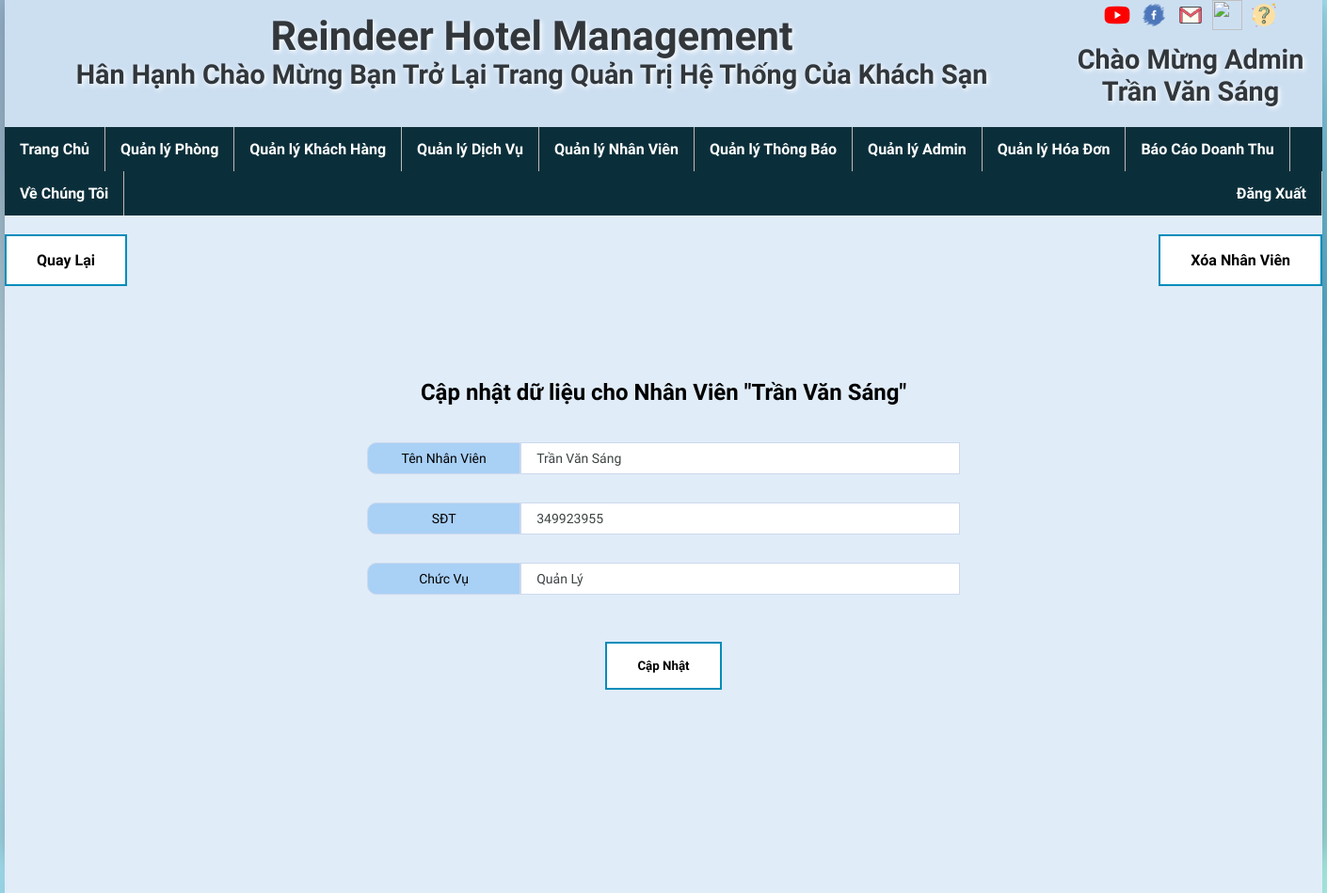
The page /index.php?url=NhanVien/SuaNV.php&maNV=3 (signed in) on the database its author committed.
### tables this page shows
CREATE TABLE `nhanvien` (
  `MaNV` int(11) NOT NULL,
  `TenNV` text NOT NULL,
  `SDT` int(20) NOT NULL,
  `ChucVu` text NOT NULL
);

### NhanVien/SuaNV.php (the view, shortened to what this page needs)
<?php
    $maNV=$_GET["maNV"];
    $sql = "SELECT * FROM nhanvien WHERE MaNV=$maNV";
    $thucthi = mysqli_query($ketnoisql,$sql);
    $dulieu = mysqli_fetch_array($thucthi);
 ?>
<div class="thanhtrangthai">
    <a class="button button2" style="float:left" href='index.php?url=NhanVien/QuanLyNV.php'>Quay Lại</a>
    <a class='button button2' style="float:right" onclick="return confirm('Bạn có chắc chắn xóa mục này không?')" href="index.php?url=NhanVien/XoaNV.php&maNV=<?php echo $dulieu[0]?>">Xóa Nhân Viên</a>
</div>
<div class="noidung">
<form action= "" method="Post">
    <h2>Cập nhật dữ liệu cho Nhân Viên "<?php echo $dulieu[1] ?>"</h2> <br>
        <div class="nhomform">
            <span>Tên Nhân Viên</span>
            <input class="nhap" type="text" name='TenNhanVien' value="<?php echo $dulieu[1] ?>">
        </div>
        <div class="nhomform">
            <span>SĐT</span>
            <input class="nhap" type="text" name='SDTNV' value="<?php echo $dulieu[2] ?>">
        </div>
        <div class="nhomform">
            <span>Chức Vụ</span>
            <input class="nhap" type="text" name='ChucVu' value="<?php echo $dulieu[3] ?>" >
        </div>
        <input class="button button2" value="Cập Nhật" type="submit"/>
</form>
</div>

### Css/style_bocuc.css (style rules this page uses)
* { font-family: 'Barlow Condensed', sans-serif; }
body { width: 1400px; height: 900px; margin: 0 auto; background-color: #504f53; box-shadow: 0 64px 128px 0 rgba(0, 12, 25, 0.2), 0 6px 20px 0 rgba(0, 0, 10, 0.19); background-image:linear-gradient(to bottom right, #95B1CB, #DDFFFF,#61BEDF,#ACF0E6) }
.button { background-color: #4CAF50; border: none; color: white; padding: 16px 32px; text-align: center; text-decoration: none; display: inline-block; transition-duration: 0.7s; cursor: pointer; font-weight: bold; margin-top: 20px }
.button2 { background-color: white; color: black; border: 2px solid #008CBA; }
.nhap { width: 100%; padding: 8px 16px; font-size: 14px; font-weight: 500; color: #3D4344; border: 1px solid #CDD9ED; background: #fff; }
.nhomform { display: flex; width: 100%; margin-bottom: 30px; }
span { width: 30%; height: 20%; text-align: center; padding: 8px 12px; font-size: 14px; color: black; background: #A9D0F5; border: 1px solid #CDD9ED; border-radius: 10px 0 0 10px; }
.nhap::placeholder { color: #CBD1DC; }

### NhanVien/SuaNV.php (style rules this page uses)
.thanhtrangthai { float: top; width: 100%; height: 20%; }
.noidung { margin: 30px auto; width: 45%; }

### rows shown on the page
nhanvien: TenNV "Trần Văn Sáng", TenNhanVien "Trần Văn Sáng", SDTNV "349923955", ChucVu "Quản Lý"

### other values the page prints
$nameUser['fullname'] "Trần Văn Sáng"
